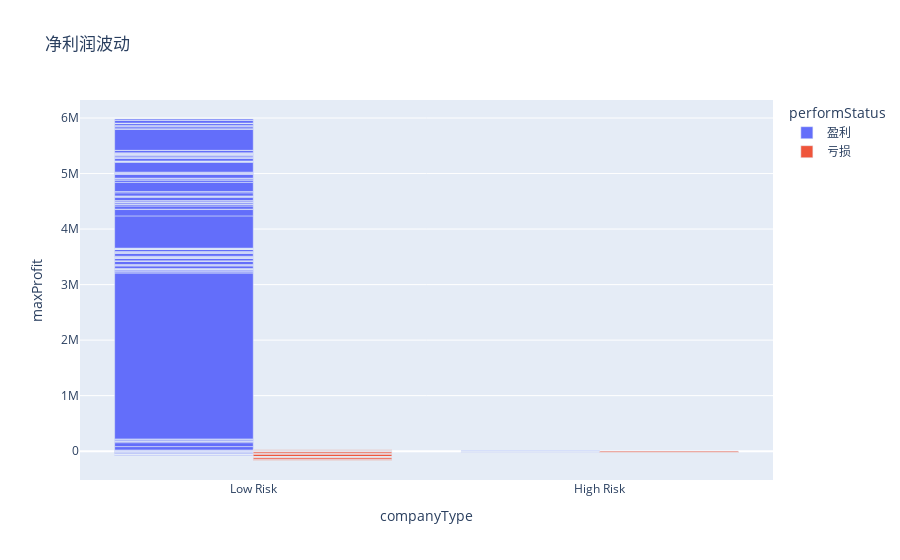

Write notebook code for a chart like this one.
### Code cell
# 净利润/公司类型/盈亏

fig = px.bar(df_final, x="companyType", y="maxProfit", color="performStatus", title="最高净利润", barmode="group")
fig.show()

### Figure 1 — Plotly figure (JSON) as saved in the notebook; plotly's stock layout.template omitted (floating-point values rounded to 4 significant figures; data arrays with more than 128 entries replaced by an {"elided": "..."} marker saying what was removed)
{"data": [{"alignmentgroup": "True", "hovertemplate": "performStatus=盈利<br>companyType=%{x}<br>maxProfit=%{y}<extra></extra>", "legendgroup": "盈利", "marker": {"color": "#636efa"}, "name": "盈利", "offsetgroup": "盈利", "orientation": "v", "showlegend": true, "textposition": "auto", "type": "bar", "x": {"elided": "164 str values"}, "xaxis": "x", "y": {"elided": "164 float values"}, "yaxis": "y"}, {"alignmentgroup": "True", "hovertemplate": "performStatus=亏损<br>companyType=%{x}<br>maxProfit=%{y}<extra></extra>", "legendgroup": "亏损", "marker": {"color": "#EF553B"}, "name": "亏损", "offsetgroup": "亏损", "orientation": "v", "showlegend": true, "textposition": "auto", "type": "bar", "x": ["Low Risk", "Low Risk", "High Risk", "High Risk", "Low Risk", "Low Risk", "Low Risk", "Low Risk", "Low Risk", "Low Risk", "Low Risk", "Low Risk", "Low Risk", "Low Risk", "Low Risk", "Low Risk", "Low Risk", "Low Risk", "High Risk", "Low Risk", "Low Risk", "Low Risk", "Low Risk", "Low Risk", "Low Risk", "High Risk", "High Risk", "Low Risk", "Low Risk", "Low Risk", "Low Risk", "Low Risk", "Low Risk"], "xaxis": "x", "y": [89.33, -35000, -500, -22000, 1365.0, 1506, -7000, -12000, -6500, 300, -39000, -350, -2500, -1337, -3000, 14080, -1100, -12000, -3400, -800, 4000, -3300, -30000, 2500, -11000, -2100, -3700, -600, -4600, -470, 3000, -6500, 1144], "yaxis": "y"}], "layout": {"barmode": "group", "legend": {"title": {"text": "performStatus"}, "tracegroupgap": 0}, "title": {"text": "净利润波动"}, "xaxis": {"anchor": "y", "domain": [0, 1], "title": {"text": "companyType"}}, "yaxis": {"anchor": "x", "domain": [0, 1], "title": {"text": "maxProfit"}}}}
